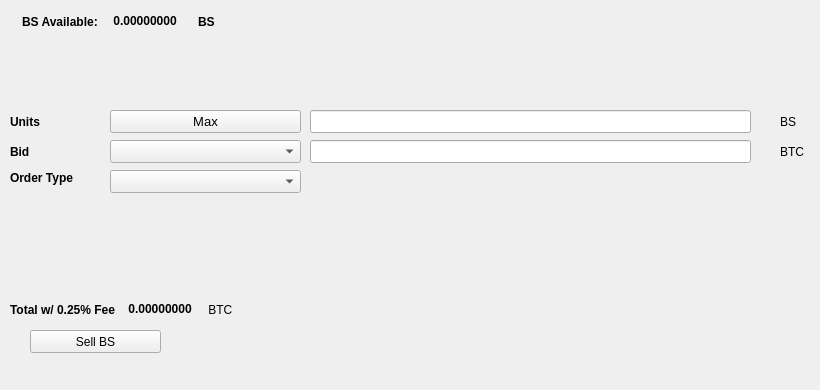
   <widget class="QWidget" name="SellTab">
    <attribute name="title">
     <string>Sell</string>
    </attribute>
    <widget class="QLabel" name="label_16">
     <property name="geometry">
      <rect>
       <x>780</x>
       <y>140</y>
       <width>31</width>
       <height>23</height>
      </rect>
     </property>
     <property name="text">
      <string>BTC</string>
     </property>
    </widget>
    <widget class="QComboBox" name="SellBidcomboBox">
     <property name="geometry">
      <rect>
       <x>110</x>
       <y>140</y>
       <width>191</width>
       <height>23</height>
      </rect>
     </property>
     <property name="font">
      <font>
       <pointsize>10</pointsize>
      </font>
     </property>
    </widget>
    <widget class="QLabel" name="label_18">
     <property name="geometry">
      <rect>
       <x>10</x>
       <y>110</y>
       <width>46</width>
       <height>23</height>
      </rect>
     </property>
     <property name="font">
      <font>
       <weight>75</weight>
       <bold>true</bold>
      </font>
     </property>
     <property name="text">
      <string>Units</string>
     </property>
    </widget>
    <widget class="QPushButton" name="Sell_Max_Amount">
     <property name="geometry">
      <rect>
       <x>110</x>
       <y>110</y>
       <width>191</width>
       <height>23</height>
      </rect>
     </property>
     <property name="font">
      <font>
       <pointsize>10</pointsize>
      </font>
     </property>
     <property name="text">
      <string>Max</string>
     </property>
    </widget>
    <widget class="QLabel" name="label_20">
     <property name="geometry">
      <rect>
       <x>10</x>
       <y>170</y>
       <width>91</width>
       <height>16</height>
      </rect>
     </property>
     <property name="font">
      <font>
       <weight>75</weight>
       <bold>true</bold>
      </font>
     </property>
     <property name="text">
      <string>Order Type</string>
     </property>
    </widget>
    <widget class="QComboBox" name="SellOrdertypeCombo">
     <property name="geometry">
      <rect>
       <x>110</x>
       <y>170</y>
       <width>191</width>
       <height>23</height>
      </rect>
     </property>
     <property name="font">
      <font>
       <pointsize>10</pointsize>
      </font>
     </property>
    </widget>
    <widget class="QLabel" name="label_21">
     <property name="geometry">
      <rect>
       <x>10</x>
       <y>140</y>
       <width>46</width>
       <height>23</height>
      </rect>
     </property>
     <property name="font">
      <font>
       <weight>75</weight>
       <bold>true</bold>
      </font>
     </property>
     <property name="text">
      <string>Bid</string>
     </property>
    </widget>
    <widget class="QLabel" name="label_22">
     <property name="geometry">
      <rect>
       <x>780</x>
       <y>110</y>
       <width>31</width>
       <height>23</height>
      </rect>
     </property>
     <property name="text">
      <string>BS</string>
     </property>
    </widget>
    <widget class="QLineEdit" name="UnitsInputBS">
     <property name="geometry">
      <rect>
       <x>310</x>
       <y>110</y>
       <width>441</width>
       <height>23</height>
      </rect>
     </property>
     <property name="font">
      <font>
       <pointsize>9</pointsize>
       <weight>75</weight>
       <bold>true</bold>
      </font>
     </property>
    </widget>
    <widget class="QLineEdit" name="SellBidPriceEdit">
     <property name="geometry">
      <rect>
       <x>310</x>
       <y>140</y>
       <width>441</width>
       <height>23</height>
      </rect>
     </property>
     <property name="font">
      <font>
       <pointsize>9</pointsize>
       <weight>75</weight>
       <bold>true</bold>
      </font>
     </property>
    </widget>
    <widget class="QPushButton" name="SellBSBTN">
     <property name="geometry">
      <rect>
       <x>30</x>
       <y>330</y>
       <width>131</width>
       <height>23</height>
      </rect>
     </property>
     <property name="text">
      <string>Sell BS</string>
     </property>
     <property name="icon">
      <iconset resource="../BS">
       <normaloff>:/icons/BS</normaloff>:/icons/BS</iconset>
     </property>
    </widget>
    <widget class="QWidget" name="layoutWidget3">
     <property name="geometry">
      <rect>
       <x>22</x>
       <y>12</y>
       <width>258</width>
       <height>19</height>
      </rect>
     </property>
     <layout class="QHBoxLayout" name="horizontalLayout">
      <item>
       <widget class="QLabel" name="label232_2">
        <property name="font">
         <font>
          <weight>75</weight>
          <bold>true</bold>
         </font>
        </property>
        <property name="text">
         <string>BS Available:</string>
        </property>
       </widget>
      </item>
      <item>
       <widget class="QLabel" name="BSAvailableLabel">
        <property name="palette">
         <palette>
          <active>
           <colorrole role="WindowText">
            <brush brushstyle="SolidPattern">
             <color alpha="255">
              <red>0</red>
              <green>0</green>
              <blue>0</blue>
             </color>
            </brush>
           </colorrole>
           <colorrole role="Button">
            <brush brushstyle="SolidPattern">
             <color alpha="255">
              <red>0</red>
              <green>170</green>
              <blue>0</blue>
             </color>
            </brush>
           </colorrole>
           <colorrole role="Light">
            <brush brushstyle="SolidPattern">
             <color alpha="255">
              <red>0</red>
              <green>255</green>
              <blue>0</blue>
             </color>
            </brush>
           </colorrole>
           <colorrole role="Midlight">
            <brush brushstyle="SolidPattern">
             <color alpha="255">
              <red>0</red>
              <green>212</green>
              <blue>0</blue>
             </color>
            </brush>
           </colorrole>
           <colorrole role="Dark">
            <brush brushstyle="SolidPattern">
             <color alpha="255">
              <red>0</red>
              <green>85</green>
              <blue>0</blue>
             </color>
            </brush>
           </colorrole>
           <colorrole role="Mid">
            <brush brushstyle="SolidPattern">
             <color alpha="255">
              <red>0</red>
              <green>113</green>
              <blue>0</blue>
             </color>
            </brush>
           </colorrole>
           <colorrole role="Text">
            <brush brushstyle="SolidPattern">
             <color alpha="255">
              <red>0</red>
              <green>170</green>
              <blue>0</blue>
             </color>
            </brush>
           </colorrole>
           <colorrole role="BrightText">
            <brush brushstyle="SolidPattern">
             <color alpha="255">
              <red>255</red>
              <green>255</green>
              <blue>255</blue>
             </color>
            </brush>
           </colorrole>
           <colorrole role="ButtonText">
            <brush brushstyle="SolidPattern">
             <color alpha="255">
              <red>0</red>
              <green>0</green>
              <blue>0</blue>
             </color>
            </brush>
           </colorrole>
           <colorrole role="Base">
            <brush brushstyle="SolidPattern">
             <color alpha="255">
              <red>255</red>
              <green>255</green>
              <blue>255</blue>
             </color>
            </brush>
           </colorrole>
           <colorrole role="Window">
            <brush brushstyle="SolidPattern">
             <color alpha="255">
              <red>0</red>
              <green>170</green>
              <blue>0</blue>
             </color>
            </brush>
           </colorrole>
           <colorrole role="Shadow">
            <brush brushstyle="SolidPattern">
             <color alpha="255">
              <red>0</red>
              <green>0</green>
              <blue>0</blue>
             </color>
            </brush>
           </colorrole>
           <colorrole role="AlternateBase">
            <brush brushstyle="SolidPattern">
             <color alpha="255">
              <red>127</red>
              <green>212</green>
              <blue>127</blue>
             </color>
            </brush>
           </colorrole>
           <colorrole role="ToolTipBase">
            <brush brushstyle="SolidPattern">
             <color alpha="255">
              <red>255</red>
              <green>255</green>
              <blue>220</blue>
             </color>
            </brush>
           </colorrole>
           <colorrole role="ToolTipText">
            <brush brushstyle="SolidPattern">
             <color alpha="255">
              <red>0</red>
              <green>0</green>
              <blue>0</blue>
             </color>
            </brush>
           </colorrole>
          </active>
          <inactive>
           <colorrole role="WindowText">
            <brush brushstyle="SolidPattern">
             <color alpha="255">
              <red>0</red>
              <green>0</green>
              <blue>0</blue>
             </color>
            </brush>
           </colorrole>
           <colorrole role="Button">
            <brush brushstyle="SolidPattern">
             <color alpha="255">
              <red>0</red>
              <green>170</green>
              <blue>0</blue>
             </color>
            </brush>
           </colorrole>
           <colorrole role="Light">
            <brush brushstyle="SolidPattern">
             <color alpha="255">
              <red>0</red>
              <green>255</green>
              <blue>0</blue>
             </color>
            </brush>
           </colorrole>
           <colorrole role="Midlight">
            <brush brushstyle="SolidPattern">
             <color alpha="255">
              <red>0</red>
              <green>212</green>
              <blue>0</blue>
             </color>
            </brush>
           </colorrole>
           <colorrole role="Dark">
            <brush brushstyle="SolidPattern">
             <color alpha="255">
              <red>0</red>
              <green>85</green>
              <blue>0</blue>
             </color>
            </brush>
           </colorrole>
           <colorrole role="Mid">
            <brush brushstyle="SolidPattern">
             <color alpha="255">
              <red>0</red>
              <green>113</green>
              <blue>0</blue>
             </color>
            </brush>
           </colorrole>
           <colorrole role="Text">
            <brush brushstyle="SolidPattern">
             <color alpha="255">
              <red>0</red>
              <green>170</green>
              <blue>0</blue>
             </color>
            </brush>
           </colorrole>
           <colorrole role="BrightText">
            <brush brushstyle="SolidPattern">
             <color alpha="255">
              <red>255</red>
              <green>255</green>
              <blue>255</blue>
             </color>
            </brush>
           </colorrole>
           <colorrole role="ButtonText">
            <brush brushstyle="SolidPattern">
             <color alpha="255">
              <red>0</red>
              <green>0</green>
              <blue>0</blue>
             </color>
            </brush>
           </colorrole>
           <colorrole role="Base">
            <brush brushstyle="SolidPattern">
             <color alpha="255">
              <red>255</red>
              <green>255</green>
              <blue>255</blue>
             </color>
            </brush>
           </colorrole>
           <colorrole role="Window">
            <brush brushstyle="SolidPattern">
             <color alpha="255">
              <red>0</red>
              <green>170</green>
              <blue>0</blue>
             </color>
            </brush>
           </colorrole>
           <colorrole role="Shadow">
            <brush brushstyle="SolidPattern">
             <color alpha="255">
              <red>0</red>
              <green>0</green>
              <blue>0</blue>
             </color>
            </brush>
           </colorrole>
           <colorrole role="AlternateBase">
            <brush brushstyle="SolidPattern">
             <color alpha="255">
              <red>127</red>
              <green>212</green>
              <blue>127</blue>
             </color>
            </brush>
           </colorrole>
           <colorrole role="ToolTipBase">
            <brush brushstyle="SolidPattern">
             <color alpha="255">
              <red>255</red>
              <green>255</green>
              <blue>220</blue>
             </color>
            </brush>
           </colorrole>
           <colorrole role="ToolTipText">
            <brush brushstyle="SolidPattern">
             <color alpha="255">
              <red>0</red>
              <green>0</green>
              <blue>0</blue>
             </color>
            </brush>
           </colorrole>
          </inactive>
          <disabled>
           <colorrole role="WindowText">
            <brush brushstyle="SolidPattern">
             <color alpha="255">
              <red>0</red>
              <green>85</green>
              <blue>0</blue>
             </color>
            </brush>
           </colorrole>
           <colorrole role="Button">
            <brush brushstyle="SolidPattern">
             <color alpha="255">
              <red>0</red>
              <green>170</green>
              <blue>0</blue>
             </color>
            </brush>
           </colorrole>
           <colorrole role="Light">
            <brush brushstyle="SolidPattern">
             <color alpha="255">
              <red>0</red>
              <green>255</green>
              <blue>0</blue>
             </color>
            </brush>
           </colorrole>
           <colorrole role="Midlight">
            <brush brushstyle="SolidPattern">
             <color alpha="255">
              <red>0</red>
              <green>212</green>
              <blue>0</blue>
             </color>
            </brush>
           </colorrole>
           <colorrole role="Dark">
            <brush brushstyle="SolidPattern">
             <color alpha="255">
              <red>0</red>
              <green>85</green>
              <blue>0</blue>
             </color>
            </brush>
           </colorrole>
           <colorrole role="Mid">
            <brush brushstyle="SolidPattern">
             <color alpha="255">
              <red>0</red>
              <green>113</green>
              <blue>0</blue>
             </color>
            </brush>
           </colorrole>
           <colorrole role="Text">
            <brush brushstyle="SolidPattern">
             <color alpha="255">
              <red>0</red>
              <green>85</green>
              <blue>0</blue>
             </color>
            </brush>
           </colorrole>
           <colorrole role="BrightText">
            <brush brushstyle="SolidPattern">
             <color alpha="255">
              <red>255</red>
              <green>255</green>
              <blue>255</blue>
             </color>
            </brush>
           </colorrole>
           <colorrole role="ButtonText">
            <brush brushstyle="SolidPattern">
             <color alpha="255">
              <red>0</red>
              <green>85</green>
              <blue>0</blue>
             </color>
            </brush>
           </colorrole>
           <colorrole role="Base">
            <brush brushstyle="SolidPattern">
             <color alpha="255">
              <red>0</red>
              <green>170</green>
              <blue>0</blue>
             </color>
            </brush>
           </colorrole>
           <colorrole role="Window">
            <brush brushstyle="SolidPattern">
             <color alpha="255">
              <red>0</red>
              <green>170</green>
              <blue>0</blue>
             </color>
            </brush>
           </colorrole>
           <colorrole role="Shadow">
            <brush brushstyle="SolidPattern">
             <color alpha="255">
              <red>0</red>
              <green>0</green>
              <blue>0</blue>
             </color>
            </brush>
           </colorrole>
           <colorrole role="AlternateBase">
            <brush brushstyle="SolidPattern">
             <color alpha="255">
              <red>0</red>
              <green>170</green>
              <blue>0</blue>
             </color>
            </brush>
           </colorrole>
           <colorrole role="ToolTipBase">
            <brush brushstyle="SolidPattern">
             <color alpha="255">
              <red>255</red>
              <green>255</green>
              <blue>220</blue>
             </color>
            </brush>
           </colorrole>
           <colorrole role="ToolTipText">
            <brush brushstyle="SolidPattern">
             <color alpha="255">
              <red>0</red>
              <green>0</green>
              <blue>0</blue>
             </color>
            </brush>
           </colorrole>
          </disabled>
         </palette>
        </property>
        <property name="font">
         <font>
          <weight>75</weight>
          <bold>true</bold>
         </font>
        </property>
        <property name="text">
         <string> 0.00000000 </string>
        </property>
        <property name="textInteractionFlags">
         <set>Qt::LinksAccessibleByMouse|Qt::TextSelectableByKeyboard|Qt::TextSelectableByMouse</set>
        </property>
       </widget>
      </item>
      <item>
       <widget class="QLabel" name="labelBS">
        <property name="font">
         <font>
          <weight>75</weight>
          <bold>true</bold>
         </font>
        </property>
        <property name="text">
         <string>BS</string>
        </property>
       </widget>
      </item>
     </layout>
    </widget>
    <widget class="QWidget" name="layoutWidget">
     <property name="geometry">
      <rect>
       <x>10</x>
       <y>300</y>
       <width>268</width>
       <height>19</height>
      </rect>
     </property>
     <layout class="QHBoxLayout" name="horizontalLayout_2">
      <item>
       <widget class="QLabel" name="label_19">
        <property name="font">
         <font>
          <weight>75</weight>
          <bold>true</bold>
         </font>
        </property>
        <property name="text">
         <string>Total w/ 0.25% Fee </string>
        </property>
       </widget>
      </item>
      <item>
       <widget class="QLabel" name="SellCostLabel">
        <property name="palette">
         <palette>
          <active>
           <colorrole role="WindowText">
            <brush brushstyle="SolidPattern">
             <color alpha="255">
              <red>0</red>
              <green>0</green>
              <blue>0</blue>
             </color>
            </brush>
           </colorrole>
           <colorrole role="Button">
            <brush brushstyle="SolidPattern">
             <color alpha="255">
              <red>0</red>
              <green>170</green>
              <blue>0</blue>
             </color>
            </brush>
           </colorrole>
           <colorrole role="Light">
            <brush brushstyle="SolidPattern">
             <color alpha="255">
              <red>0</red>
              <green>255</green>
              <blue>0</blue>
             </color>
            </brush>
           </colorrole>
           <colorrole role="Midlight">
            <brush brushstyle="SolidPattern">
             <color alpha="255">
              <red>0</red>
              <green>212</green>
              <blue>0</blue>
             </color>
            </brush>
           </colorrole>
           <colorrole role="Dark">
            <brush brushstyle="SolidPattern">
             <color alpha="255">
              <red>0</red>
              <green>85</green>
              <blue>0</blue>
             </color>
            </brush>
           </colorrole>
           <colorrole role="Mid">
            <brush brushstyle="SolidPattern">
             <color alpha="255">
              <red>0</red>
              <green>113</green>
              <blue>0</blue>
             </color>
            </brush>
           </colorrole>
           <colorrole role="Text">
            <brush brushstyle="SolidPattern">
             <color alpha="255">
              <red>0</red>
              <green>170</green>
              <blue>0</blue>
             </color>
            </brush>
           </colorrole>
           <colorrole role="BrightText">
            <brush brushstyle="SolidPattern">
             <color alpha="255">
              <red>255</red>
              <green>255</green>
              <blue>255</blue>
             </color>
            </brush>
           </colorrole>
           <colorrole role="ButtonText">
            <brush brushstyle="SolidPattern">
             <color alpha="255">
              <red>0</red>
              <green>0</green>
              <blue>0</blue>
             </color>
            </brush>
           </colorrole>
           <colorrole role="Base">
            <brush brushstyle="SolidPattern">
             <color alpha="255">
              <red>255</red>
              <green>255</green>
              <blue>255</blue>
             </color>
            </brush>
           </colorrole>
           <colorrole role="Window">
            <brush brushstyle="SolidPattern">
             <color alpha="255">
              <red>0</red>
              <green>170</green>
              <blue>0</blue>
             </color>
            </brush>
           </colorrole>
           <colorrole role="Shadow">
            <brush brushstyle="SolidPattern">
             <color alpha="255">
              <red>0</red>
              <green>0</green>
              <blue>0</blue>
             </color>
            </brush>
           </colorrole>
           <colorrole role="AlternateBase">
            <brush brushstyle="SolidPattern">
             <color alpha="255">
              <red>127</red>
              <green>212</green>
              <blue>127</blue>
             </color>
            </brush>
           </colorrole>
           <colorrole role="ToolTipBase">
            <brush brushstyle="SolidPattern">
             <color alpha="255">
              <red>255</red>
              <green>255</green>
              <blue>220</blue>
             </color>
            </brush>
           </colorrole>
           <colorrole role="ToolTipText">
            <brush brushstyle="SolidPattern">
             <color alpha="255">
              <red>0</red>
              <green>0</green>
              <blue>0</blue>
             </color>
            </brush>
           </colorrole>
          </active>
          <inactive>
           <colorrole role="WindowText">
            <brush brushstyle="SolidPattern">
             <color alpha="255">
              <red>0</red>
              <green>0</green>
              <blue>0</blue>
             </color>
            </brush>
           </colorrole>
           <colorrole role="Button">
            <brush brushstyle="SolidPattern">
             <color alpha="255">
              <red>0</red>
              <green>170</green>
              <blue>0</blue>
             </color>
            </brush>
           </colorrole>
           <colorrole role="Light">
            <brush brushstyle="SolidPattern">
             <color alpha="255">
              <red>0</red>
              <green>255</green>
              <blue>0</blue>
             </color>
            </brush>
           </colorrole>
           <colorrole role="Midlight">
            <brush brushstyle="SolidPattern">
             <color alpha="255">
              <red>0</red>
              <green>212</green>
              <blue>0</blue>
             </color>
            </brush>
           </colorrole>
           <colorrole role="Dark">
            <brush brushstyle="SolidPattern">
             <color alpha="255">
              <red>0</red>
              <green>85</green>
              <blue>0</blue>
             </color>
            </brush>
           </colorrole>
           <colorrole role="Mid">
            <brush brushstyle="SolidPattern">
             <color alpha="255">
              <red>0</red>
              <green>113</green>
              <blue>0</blue>
             </color>
            </brush>
           </colorrole>
           <colorrole role="Text">
            <brush brushstyle="SolidPattern">
             <color alpha="255">
              <red>0</red>
              <green>170</green>
              <blue>0</blue>
             </color>
            </brush>
           </colorrole>
           <colorrole role="BrightText">
            <brush brushstyle="SolidPattern">
             <color alpha="255">
              <red>255</red>
              <green>255</green>
              <blue>255</blue>
             </color>
            </brush>
           </colorrole>
           <colorrole role="ButtonText">
            <brush brushstyle="SolidPattern">
             <color alpha="255">
              <red>0</red>
              <green>0</green>
              <blue>0</blue>
             </color>
            </brush>
           </colorrole>
           <colorrole role="Base">
            <brush brushstyle="SolidPattern">
             <color alpha="255">
              <red>255</red>
              <green>255</green>
              <blue>255</blue>
             </color>
            </brush>
           </colorrole>
           <colorrole role="Window">
            <brush brushstyle="SolidPattern">
             <color alpha="255">
              <red>0</red>
              <green>170</green>
              <blue>0</blue>
             </color>
            </brush>
           </colorrole>
           <colorrole role="Shadow">
            <brush brushstyle="SolidPattern">
             <color alpha="255">
              <red>0</red>
              <green>0</green>
              <blue>0</blue>
             </color>
            </brush>
           </colorrole>
           <colorrole role="AlternateBase">
            <brush brushstyle="SolidPattern">
             <color alpha="255">
              <red>127</red>
              <green>212</green>
              <blue>127</blue>
             </color>
            </brush>
           </colorrole>
           <colorrole role="ToolTipBase">
            <brush brushstyle="SolidPattern">
             <color alpha="255">
              <red>255</red>
              <green>255</green>
              <blue>220</blue>
             </color>
            </brush>
           </colorrole>
           <colorrole role="ToolTipText">
            <brush brushstyle="SolidPattern">
             <color alpha="255">
              <red>0</red>
              <green>0</green>
              <blue>0</blue>
             </color>
            </brush>
           </colorrole>
          </inactive>
          <disabled>
           <colorrole role="WindowText">
            <brush brushstyle="SolidPattern">
             <color alpha="255">
              <red>0</red>
              <green>85</green>
              <blue>0</blue>
             </color>
            </brush>
           </colorrole>
           <colorrole role="Button">
            <brush brushstyle="SolidPattern">
             <color alpha="255">
              <red>0</red>
              <green>170</green>
              <blue>0</blue>
             </color>
            </brush>
           </colorrole>
           <colorrole role="Light">
            <brush brushstyle="SolidPattern">
             <color alpha="255">
              <red>0</red>
              <green>255</green>
              <blue>0</blue>
             </color>
            </brush>
           </colorrole>
           <colorrole role="Midlight">
            <brush brushstyle="SolidPattern">
             <color alpha="255">
              <red>0</red>
              <green>212</green>
              <blue>0</blue>
             </color>
            </brush>
           </colorrole>
           <colorrole role="Dark">
            <brush brushstyle="SolidPattern">
             <color alpha="255">
              <red>0</red>
              <green>85</green>
              <blue>0</blue>
             </color>
            </brush>
           </colorrole>
           <colorrole role="Mid">
            <brush brushstyle="SolidPattern">
             <color alpha="255">
              <red>0</red>
              <green>113</green>
              <blue>0</blue>
             </color>
            </brush>
           </colorrole>
           <colorrole role="Text">
            <brush brushstyle="SolidPattern">
             <color alpha="255">
              <red>0</red>
              <green>85</green>
              <blue>0</blue>
             </color>
            </brush>
           </colorrole>
           <colorrole role="BrightText">
            <brush brushstyle="SolidPattern">
             <color alpha="255">
              <red>255</red>
              <green>255</green>
              <blue>255</blue>
             </color>
            </brush>
           </colorrole>
           <colorrole role="ButtonText">
            <brush brushstyle="SolidPattern">
             <color alpha="255">
              <red>0</red>
              <green>85</green>
              <blue>0</blue>
             </color>
            </brush>
           </colorrole>
           <colorrole role="Base">
            <brush brushstyle="SolidPattern">
             <color alpha="255">
              <red>0</red>
              <green>170</green>
              <blue>0</blue>
             </color>
            </brush>
           </colorrole>
           <colorrole role="Window">
            <brush brushstyle="SolidPattern">
             <color alpha="255">
              <red>0</red>
              <green>170</green>
              <blue>0</blue>
             </color>
            </brush>
           </colorrole>
           <colorrole role="Shadow">
            <brush brushstyle="SolidPattern">
             <color alpha="255">
              <red>0</red>
              <green>0</green>
              <blue>0</blue>
             </color>
            </brush>
           </colorrole>
           <colorrole role="AlternateBase">
            <brush brushstyle="SolidPattern">
             <color alpha="255">
              <red>0</red>
              <green>170</green>
              <blue>0</blue>
             </color>
            </brush>
           </colorrole>
           <colorrole role="ToolTipBase">
            <brush brushstyle="SolidPattern">
             <color alpha="255">
              <red>255</red>
              <green>255</green>
              <blue>220</blue>
             </color>
            </brush>
           </colorrole>
           <colorrole role="ToolTipText">
            <brush brushstyle="SolidPattern">
             <color alpha="255">
              <red>0</red>
              <green>0</green>
              <blue>0</blue>
             </color>
            </brush>
           </colorrole>
          </disabled>
         </palette>
        </property>
        <property name="font">
         <font>
          <weight>75</weight>
          <bold>true</bold>
         </font>
        </property>
        <property name="autoFillBackground">
         <bool>false</bool>
        </property>
        <property name="text">
         <string> 0.00000000</string>
        </property>
        <property name="textInteractionFlags">
         <set>Qt::LinksAccessibleByMouse|Qt::TextSelectableByMouse</set>
        </property>
       </widget>
      </item>
      <item>
       <widget class="QLabel" name="label_17">
        <property name="font">
         <font>
          <weight>50</weight>
          <bold>false</bold>
         </font>
        </property>
        <property name="text">
         <string> BTC</string>
        </property>
       </widget>
      </item>
     </layout>
    </widget>
    <widget class="QLabel" name="label_23">
     <property name="geometry">
      <rect>
       <x>460</x>
       <y>300</y>
       <width>281</width>
       <height>81</height>
      </rect>
     </property>
     <property name="text">
      <string/>
     </property>
     <property name="pixmap">
      <pixmap>:/images/bittrex</pixmap>
     </property>
    </widget>
   </widget>
